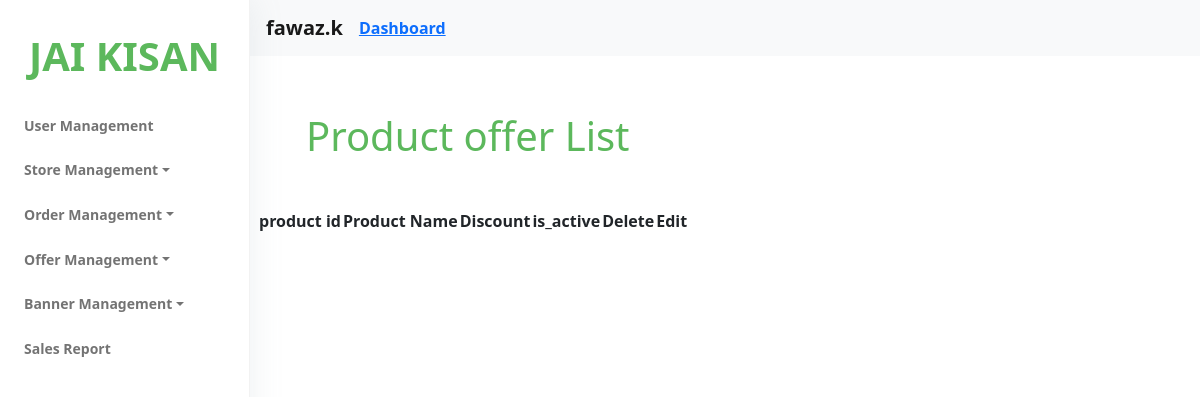
Page /adminpanel/product_offer (signed in) on the earlier database version.
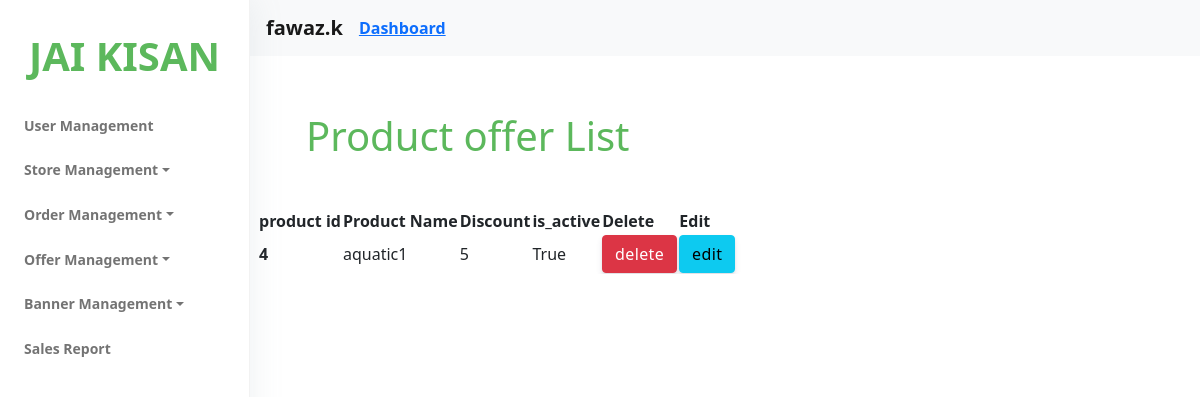
Same page on the later database version.
### offer/models.py (models this page shows, shortened)
class ProductOffer(models.Model):
    product = models.OneToOneField('store.Product', on_delete=models.CASCADE)
    discount_offer = models.PositiveIntegerField(help_text='Offer in percentage')
    is_active = models.BooleanField(default=True)

### store/models.py (models this page shows, shortened)
class Product(models.Model):
    product_name  = models.CharField(max_length=200, unique=True)
    slug          = models.SlugField(max_length=200, unique=True)
    description   = models.TextField(max_length=200,blank=True)
    price         = models.IntegerField(null=True)
    tax           = models.IntegerField(null=True)
    images_one    = models.ImageField(upload_to='images/products',blank=True)
    images_two    = models.ImageField(upload_to='images/products',blank=True)
    images_three  = models.ImageField(upload_to='images/products',blank=True)
    stock         = models.IntegerField()
    is_available  = models.BooleanField(default=True)
    p_category    = models.ForeignKey(category,on_delete=models.CASCADE)
    create_date   = models.DateTimeField(auto_now_add=True)
    modified_date = models.DateTimeField(auto_now=True)

### admin_panel/views.py (the view)
# urls.py: path('product_offer',views.product_offer,name='product_offer'),
@staff_member_required(login_url='adminpanel')
def product_offer(request):
    productoffer=ProductOffer.objects.all()
    context={
        'productoffer':productoffer,
    }
    return render(request,'adminpanel/product_offer.html',context)

### cart/context_processors.py (called while the page is built, shortened)
def counter(request):
    cart_count = 0
    if 'admin' in request.path:
        return{}
    return dict(cart_count=cart_count)

### category/context_processors.py (called while the page is built)
def menu_links(request):
    links = category.objects.all()
    return dict(links=links)

### templates/adminpanel/product_offer.html (shortened to what this page needs)
{% load static %}
{% include 'adminpanel/nav.html' %}
<!DOCTYPE html>
<html lang="en">
<head>
    <link rel="stylesheet" href="https://cdn.jsdelivr.net/npm/bootstrap@5.0.0-beta1/dist/css/bootstrap.min.css">
    <link rel="stylesheet" type="text/css" href="https://cdn.datatables.net/1.11.3/css/jquery.dataTables.css">
</head>
<body>
    <div class="header ">
        <div class="align-items-">
            <div class="px-2 col-lg-12 col-7">
                <div class="table-responsive">
                    <div>
                        <h1 style="color:#5cb85c" class="m-5">Product offer List</h1>
                    </div>
                    <table id="table" class="display">
                        <thead>
                            <tr>
                                <th scope="col">product id</th>
                                <th scope="col">Product Name</th>
                                <th scope="col">Discount</th>
                                <th scope="col">is_active</th>
                                <th scope="col">Delete</th>
                                <th scope="col">Edit</th>
                            </tr>
                        </thead>
                        <tbody>
                            {% for x in productoffer %}
                            <tr>
                                <th scope="row">
                                    {{ x.id }}
                                </th>
                                <td>
                                    {{ x.product.product_name }}
                                </td>
                                <td>
                                    {{ x.discount_offer }}
                                </td>
                                <td>
                                    {{ x.is_active }}
                                </td>
                                    <td><a class="btn btn-danger" href="" onclick="deleteproductoffer('{{x.id}}')" data-bs-toggle="modal" data-bs-target="#staticBackdrop" >delete</a></td>
                                    <td><a class="btn btn-info" href="" onclick="editproductoffer('{{x.id}}')" data-bs-toggle="modal" data-bs-target="#staticBackdrop">edit</a></td>
                            </tr>
                            {% endfor %}
                        </tbody>
                    </table>
                </div>
            </div>
        </div>
    </div>
</body>
</html>

Differences in the rows shown:
added ProductOffer: id "4", product.product_name "aquatic1", discount_offer "5", is_active "True"
